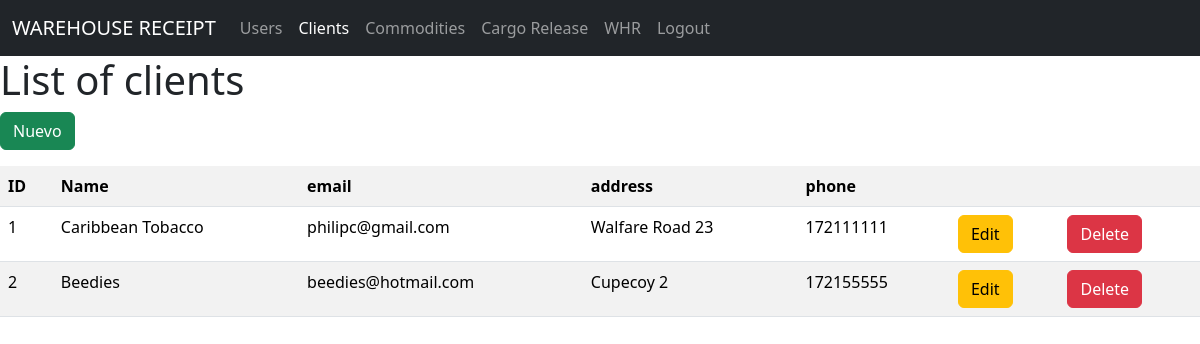
The page /clients/ (signed in) on the database its author committed.
### models/client_model.py (models this page shows, shortened)
class Client(db.Model):
    __tablename__="clients"
    id=db.Column(db.Integer, primary_key=True)
    name=db.Column(db.String(80),nullable=False)
    email=db.Column(db.String(100),nullable=False)
    address=db.Column(db.String(100),nullable=False)
    phone=db.Column(db.String(20),nullable=False)
    @staticmethod
    def get_all():
        return Client.query.all()

### controllers/client_controller.py (the view)
@client_bp.route("/")
@login_required
def index():
    clients=Client.get_all()
    return client_view.list(clients)

### run.py (called while the page is built)
@app.context_processor
def inject_active_path():
    def is_active(path):
        return 'active' if request.path == path else ''
    return dict(
        is_active=is_active,
        logged_in=('user_id' in session),
        current_user=session.get('username')
    )

### views/client_view.py (called while the page is built)
def list(clients):
    return render_template('clients/index.html',clients=clients)

### templates/clients/index.html (shortened to what this page needs)
{% extends 'base.html' %}
{% block content %}
<h1>List of clients</h1>
<a href="{{ url_for('client.create') }}" class="btn btn-success mb-3">Nuevo</a>
<table class="table table-striped">
    <tr>
        <th>ID</th>
        <th>Name</th>
        <th>email</th>
        <th>address</th>
        <th>phone</th>
        <th></th>
        <th></th>
    </tr>
    {% for item in clients %}
    <tr>
        <td>{{item.id}}</td>
        <td>{{item.name}}</td>
        <td>{{item.email}}</td>
        <td>{{item.address}}</td>
        <td>{{item.phone}}</td>
        <td>
            <a href="{{ url_for('client.edit',id=item.id)}}" class="btn btn-warning">Edit</a>
        </td>
        <td>
            <a href="{{ url_for('client.delete',id=item.id)}}" class="btn btn-danger">Delete</a>
        </td>
    </tr>
    {% endfor %}
</table>
{% endblock %}

### rows shown on the page
Client: id "1", name "Caribbean Tobacco", email "philipc@gmail.com", address "Walfare Road 23", phone "172111111"
Client: id "2", name "Beedies", email "beedies@hotmail.com", address "Cupecoy 2", phone "172155555"
